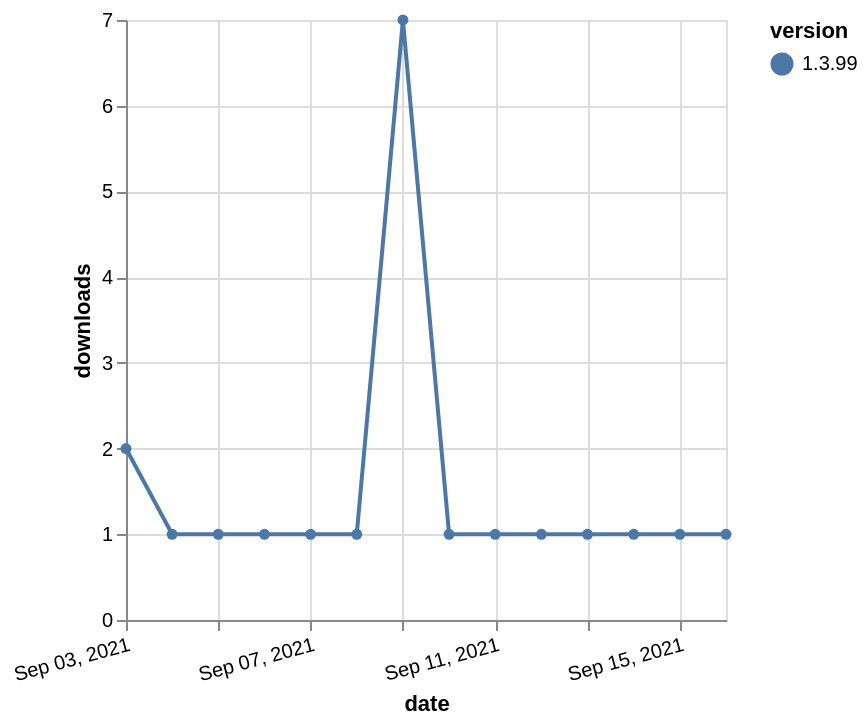

The Vega-Lite source for this figure:
### Vega-Lite specification from a JSON file in a GitHub repository (floating-point values rounded to 4 significant figures)
{"$schema": "https://vega.github.io/schema/vega-lite/v5.json", "description": "A simple bar chart with embedded data.", "data": {"values": [{"date": "2021-09-03", "total": 530, "delta": 2, "version": "1.3.99"}, {"date": "2021-09-04", "total": 531, "delta": 1, "version": "1.3.99"}, {"date": "2021-09-05", "total": 532, "delta": 1, "version": "1.3.99"}, {"date": "2021-09-06", "total": 533, "delta": 1, "version": "1.3.99"}, {"date": "2021-09-07", "total": 534, "delta": 1, "version": "1.3.99"}, {"date": "2021-09-08", "total": 535, "delta": 1, "version": "1.3.99"}, {"date": "2021-09-09", "total": 542, "delta": 7, "version": "1.3.99"}, {"date": "2021-09-10", "total": 543, "delta": 1, "version": "1.3.99"}, {"date": "2021-09-11", "total": 544, "delta": 1, "version": "1.3.99"}, {"date": "2021-09-12", "total": 545, "delta": 1, "version": "1.3.99"}, {"date": "2021-09-13", "total": 546, "delta": 1, "version": "1.3.99"}, {"date": "2021-09-14", "total": 547, "delta": 1, "version": "1.3.99"}, {"date": "2021-09-15", "total": 548, "delta": 1, "version": "1.3.99"}, {"date": "2021-09-16", "total": 549, "delta": 1, "version": "1.3.99"}]}, "width": "container", "mark": {"type": "line", "point": {"filled": true}}, "encoding": {"x": {"field": "date", "type": "temporal", "timeUnit": "yearmonthdate", "title": "date", "axis": {"labelAngle": -15}}, "y": {"field": "delta", "type": "quantitative", "title": "downloads"}, "color": {"field": "version", "type": "nominal"}, "tooltip": {"field": "delta"}}}
